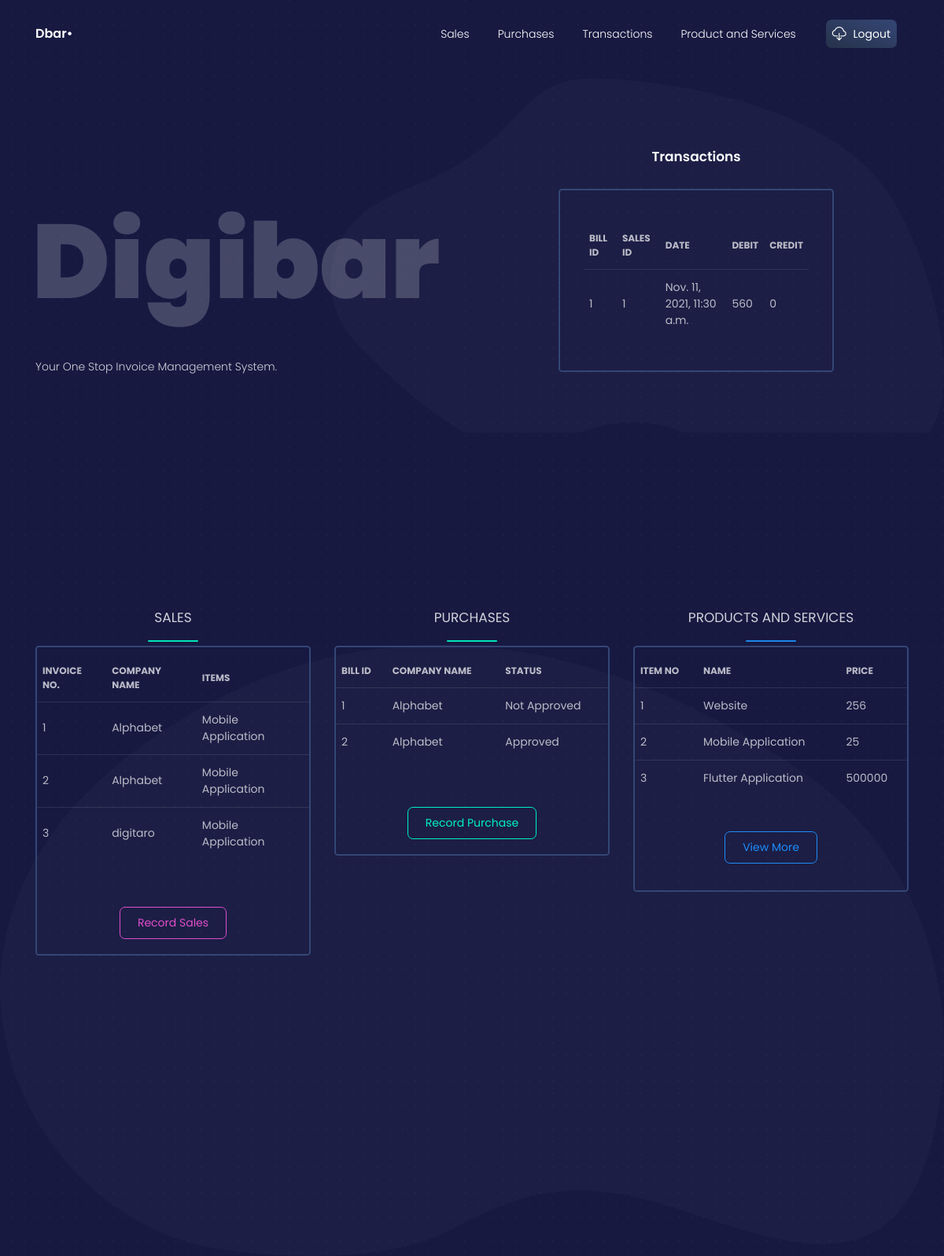
Before: /dashboard (signed in) with the older database file.
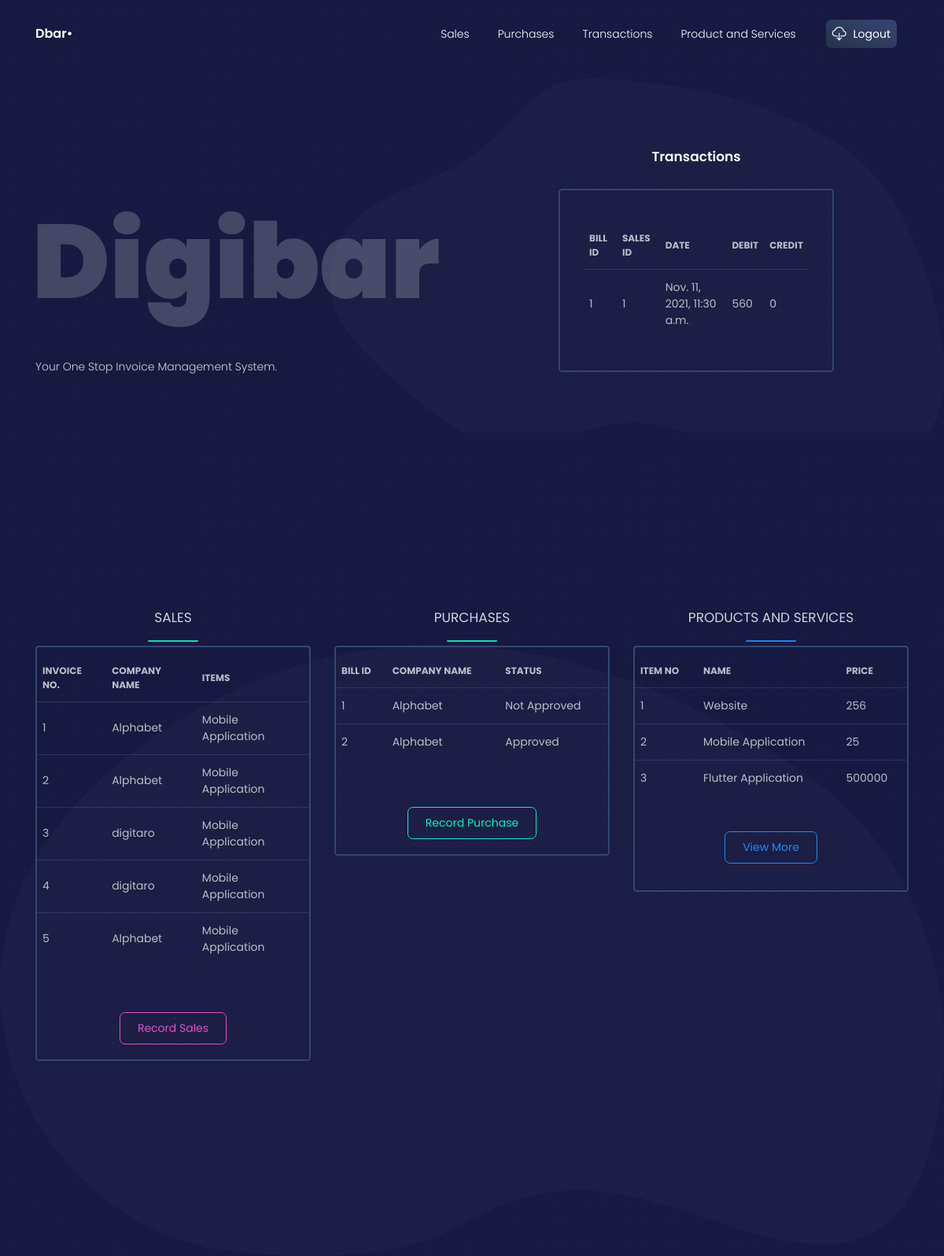
After: the same page with the newer database file.
### crm/models.py (models this page shows, shortened)
class Transaction(models.Model):
    transactionID = models.AutoField(primary_key=True)
    billID = models.ForeignKey(Purchases, on_delete=models.CASCADE)
    salesID = models.ForeignKey(Sales, on_delete=models.CASCADE)
    date = models.DateTimeField(auto_now=False, auto_now_add=False)
    debit = models.IntegerField()
    credit = models.IntegerField()

class Purchases(models.Model):
    billID = models.AutoField(primary_key=True)
    companyID = models.ForeignKey(Company, on_delete=models.CASCADE)
    businessID = models.ForeignKey(Business, on_delete=models.CASCADE)
    itemID = models.ForeignKey(ProductsAndServices, on_delete=models.CASCADE)
    STAT = (
        ('Approved', 'Approved'),
        ('Not Approved', 'Not Approved')
    )
    status = models.CharField(max_length=64, choices=STAT)
    def __str__(self):
        return str(self.billID)

class Sales(models.Model):
    salesID = models.AutoField(primary_key=True)
    companyID = models.ForeignKey(Company, on_delete=models.CASCADE)
    businessID = models.ForeignKey(Business, on_delete=models.CASCADE)
    itemID = models.ForeignKey(ProductsAndServices, on_delete=models.CASCADE)
    STAT = (
        ('A', 'Approved'),
        ('NA', 'NotApproved')
    )
    status = models.CharField(max_length=2, choices=STAT)
    def __str__(self):
        return str(self.salesID)

class Company(models.Model):
    companyID = models.AutoField(primary_key=True)
    companyName =models.CharField(max_length=64)
    companyEmail = models.EmailField(max_length=254)
    companyPhoneNumber = models.IntegerField()
    is_client = models.BooleanField(default=True)
    def __str__(self):
        return self.companyName

class ProductsAndServices(models.Model):
    itemID = models.AutoField(primary_key=True)
    psName = models.CharField(max_length=512)
    isProduct = models.BooleanField()
    itemDescription = models.CharField(max_length=500)
    rate = models.IntegerField()
    def __str__(self):
        return self.psName

### crm/views.py (the view)
# urls.py: path('dashboard', views.dashboard, name='dashboard'),
@login_required
def dashboard(request):
    sales_list = Sales.objects.order_by('salesID')[:5]
    Purchases_list = Purchases.objects.order_by('billID')[:5]
    PNS_list = ProductsAndServices.objects.order_by('itemID')[:5]
    Trans_list = Transaction.objects.order_by('transactionID')[:5]
    context_dict = {'Sales': sales_list,'Purchases': Purchases_list,'ProductandServices': PNS_list,'Transaction': Trans_list}
    return render(request, 'dashboard.html', context_dict)

### templates/dashboard.html (shortened to what the changed rows need)
{% load static %}
{% load static %}
{% load widget_tweaks %}
<!DOCTYPE html>
<html lang="en">
<head>
  <link href="https://use.fontawesome.com/releases/v5.0.6/css/all.css" rel="stylesheet">
    <link rel="stylesheet" href="https://maxcdn.bootstrapcdn.com/bootstrap/4.5.2/css/bootstrap.min.css">
  <link href="{% static './css/nucleo-icons.css' %}" rel="stylesheet" />
  <link href="{% static './css/blk-design-system.css' %}" rel="stylesheet" />
  <link href="{% static './demo/demo.css' %}" rel="stylesheet" />
</head>
<body class="profile-page">
  <div class="wrapper">
    <div class="page-header">
      <div class="container align-items-center">
        <div class="row">
          <div class="col-lg-4 col-md-6 ml-auto mr-auto">
            <div class="card card-coin card-plain">
              <div class="card-body">
                <div class="tab-content tab-subcategories">
                  <div class="tab-pane active" id="linka">
                    <div class="table-responsive">
                      <table class="table tablesorter " id="plain-table">
                        <thead class=" text-primary">
                          <tr>
                            <th class="header">
                              Bill ID
                            </th>
                            <th class="header">
                              Sales ID
                            </th>
                            <th class="header">
                              Date
                            </th>
                            <th class="header">
                              Debit
                            </th>
                            <th class="header">
                              Credit
                            </th>
                          </tr>
                        </thead>
                        <tbody>
                        {% if Transaction %}
                          {% for category in Transaction %}
                          <tr>
                            <td>
                              {{ category.billID }}
                            </td>
                            <td>
                              {{ category.salesID}}
                            </td>
                            <td>
                              {{ category.date }}
                            </td>
                            <td>
                              {{ category.debit }}
                            </td>
                            <td>
                              {{ category.credit }}
                            </td>
                          </tr>
                          {% endfor %}
                        {% else %}
                        <tr>
                            <strong>There are no categories present.</strong>
                        </tr>
                        {% endif %}
                        </tbody>
                      </table>
                    </div>
                  </div>
                </div>
              </div>
            </div>
          </div>
        </div>
      </div>
    </div>
    <section class="section section-lg section-coins">
      <div class="container">
        <div class="row">
          <div class="col-md-4">
            <div class="card card-coin card-plain">
              <div class="card-body">
                <div class="row">
                    <div class="table-responsive justify-content-center">
                      <table class="table tablesorter " id="plain-table">
                        <thead class=" text-primary">
                          <tr>
                            <th class="header">
                              Invoice No.
                            </th>
                            <th class="header">
                              Company Name
                            </th>
                            <th class="header">
                              Items
                            </th>
                          </tr>
                        </thead>
                        <tbody>
                          {% if Sales %}
                          {% for category in Sales %}
                          <tr>
                            <td>
                              {{ category.salesID }}
                            </td>
                            <td>
                              {{ category.companyID }}
                            </td>
                            <td>
                              {{ category.itemID }}
                            </td>
                          </tr>
                          {% endfor %}
                        {% else %}
                        <tr>
                            <strong>There are no categories present.</strong>
                        </tr>
                        {% endif %}
                        </tbody>
                      </table>
                    </div>
                </div>
              </div>
            </div>
          </div>
          <div class="col-md-4">
            <div class="card card-coin card-plain">
              <div class="card-body">
                <div class="row">
                  <div class="table-responsive justify-content-center">
                      <table class="table tablesorter " id="plain-table">
                        <thead class=" text-primary">
                          <tr>
                            <th class="header">
                              Bill ID
                            </th>
                            <th class="header">
                              Company Name
                            </th>
                            <th class="header">
                              Status
                            </th>
                          </tr>
                        </thead>
                        <tbody>
                          {% if Purchases %}
                          {% for category in Purchases %}
                          <tr>
                            <td>
                              {{ category.billID }}
                            </td>
                            <td>
                              {{ category.companyID }}
                            </td>
                            <td>
                              {{ category.status }}
                            </td>
                          </tr>
                          {% endfor %}
                        {% else %}
                        <tr>
                            <strong>There are no categories present.</strong>
                        </tr>
                        {% endif %}
                        </tbody>
                      </table>
                    </div>
                </div>
              </div>
            </div>
          </div>
          <div class="col-md-4">
            <div class="card card-coin card-plain">
              <div class="card-body">
                <div class="row">
                  <div class="table-responsive justify-content-center">
                      <table class="table tablesorter " id="plain-table">
                        <thead class=" text-primary">
                          <tr>
                            <th class="header">
                              Item no
                            </th>
                            <th class="header">
                              Name
                            </th>
                            <th class="header">
                              Price
                            </th>
                          </tr>
                        </thead>
                        <tbody>
                          {% if ProductandServices %}
                          {% for category in ProductandServices %}
                          <tr>
                            <td>
                              {{ category.itemID }}
                            </td>
                            <td>
                              {{ category.psName }}
                            </td>
                            <td>
                              {{ category.rate }}
                            </td>
                          </tr>
                          {% endfor %}
                        {% else %}
                        <tr>
                            <strong>There are no categories present.</strong>
                        </tr>
                        {% endif %}
                        </tbody>
                      </table>
                    </div>
              </div>
            </div>
          </div>
        </div>
      </div>
    </section>
  </div>
</body>
</html>

Changed rows visible on the page:
added Sales: salesID "4", companyID "digitaro", itemID "Mobile Application"
added Sales: salesID "5", companyID "Alphabet", itemID "Mobile Application"
